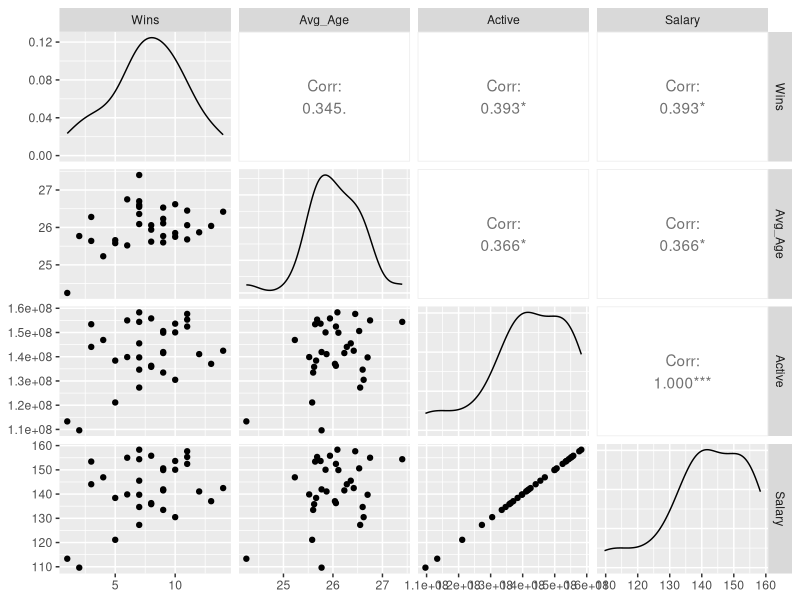
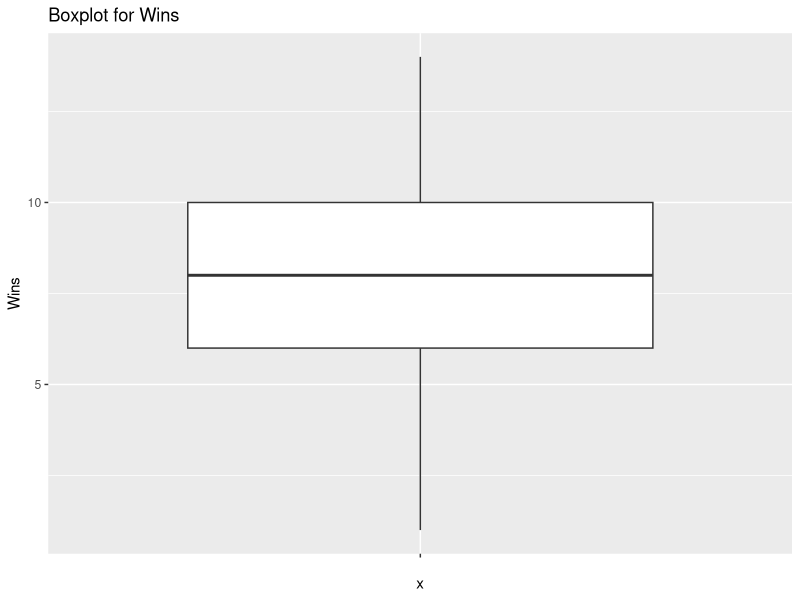
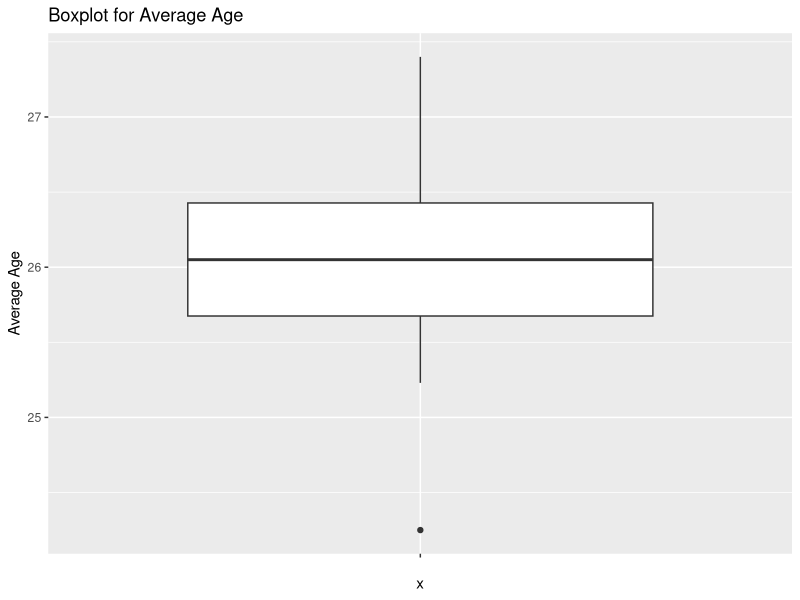
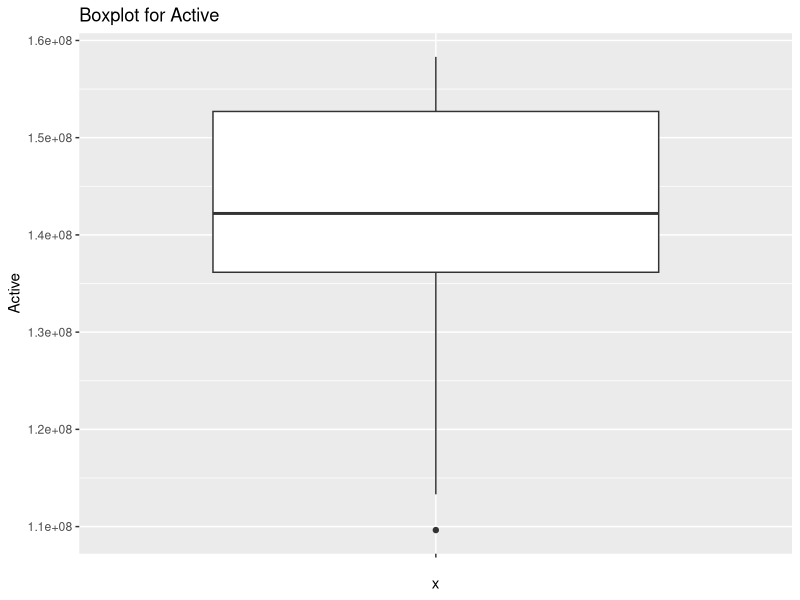
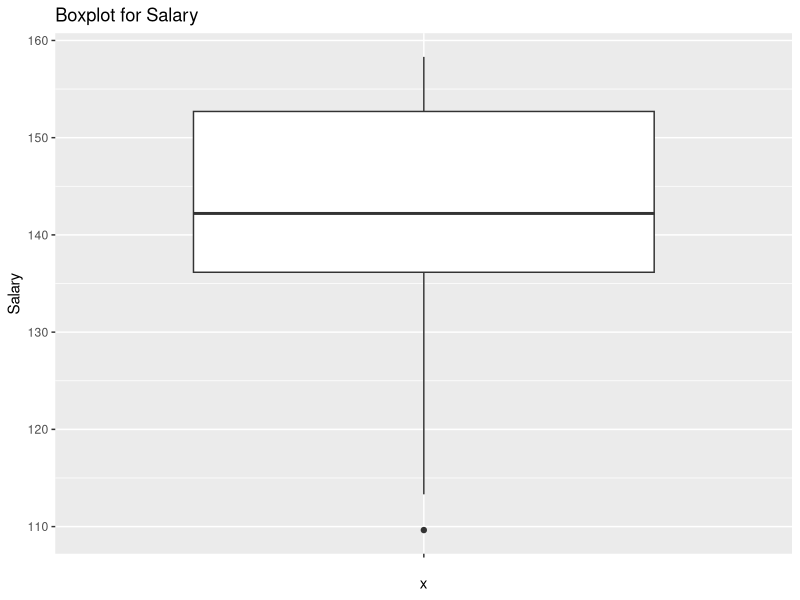

Generate these figures, in order, with R: (Note: this script raises an error after producing the figures.)
library(ggplot2)
library(GGally)

data <- data.frame(
  Team = c("Arizona_Cardinals", "Atlanta_Falcons", "Baltimore_Ravens", "Buffalo_Bills", "Carolina_Panthers", 
           "Chicago_Bears", "Cincinnati_Bengals", "Cleveland_Browns", "Dallas_Cowboys", "Denver_Broncos", 
           "Detroit_Lions", "Green_Bay_Packers", "Houston_Texans", "Indianapolis_Colts", "Jacksonville_Jaguars", 
           "Kansas_City_Chiefs", "Los_Angeles_Rams", "Miami_Dolphins", "Minnesota_Vikings", "New_England_Patriots", 
           "New_Orleans_Saints", "New_York_Giants", "New_York_Jets", "Oakland_Raiders", "Philadelphia_Eagles", 
           "Pittsburgh_Steelers", "San_Diego_Chargers", "San_Francisco_49ers", "Seattle_Seahawks", 
           "Tampa_Bay_Buccaneers", "Tennessee_Titans", "Washington_Redskins"),
  Wins = c(7, 11, 7, 7, 6, 3, 6, 1, 13, 9, 9, 10, 9, 8, 3, 12, 4, 10, 8, 14, 7, 11, 5, 7, 7, 11, 5, 2, 10, 9, 9, 8),
  Avg_Age = c(27.4, 26.45, 26.6, 26.7, 26.75, 26.28, 25.52, 24.25, 26.04, 26.11, 25.77, 25.85, 25.6, 25.62, 25.64, 
              25.87, 25.23, 26.62, 26.06, 26.42, 26.55, 25.68, 25.58, 26.09, 26.36, 26.06, 25.66, 25.77, 25.75, 
              26.23, 26.53, 25.94),
  Active = c(154384100.00, 157666798.00, 134670306.00, 139720093.00, 154994278.00, 144061149.00, 139855574.00, 
             113317279.00, 137061990.00, 149908645.00, 141941975.00, 150044453.00, 133467065.00, 135822350.00, 
             153411580.00, 141076528.00, 146914285.00, 130477781.00, 136268561.00, 142473404.00, 127273255.00, 
             155321043.00, 121122908.00, 158310806.00, 145518303.00, 152459177.00, 138405987.00, 109640818.00, 
             153648618.00, 141511896.00, 150611974.00, 155812636.00),
  Salary = c(154.3841, 157.666798, 134.670306, 139.720093, 154.994278, 144.061149, 139.855574, 113.317279, 
             137.06199, 149.908645, 141.941975, 150.044453, 133.467065, 135.82235, 153.41158, 141.076528, 
             146.914285, 130.477781, 136.268561, 142.473404, 127.273255, 155.321043, 121.122908, 158.310806, 
             145.518303, 152.459177, 138.405987, 109.640818, 153.648618, 141.511896, 150.611974, 155.812636)
)


# 1. Побудова матричної діаграми розсіювання
ggpairs(data[, c("Wins", "Avg_Age", "Active", "Salary")])

# 2. Побудова графіків "ящики з вусами"
ggplot(data, aes(x = "", y = Wins)) +
  geom_boxplot() +
  ggtitle("Boxplot for Wins") +
  ylab("Wins")

ggplot(data, aes(x = "", y = Avg_Age)) +
  geom_boxplot() +
  ggtitle("Boxplot for Average Age") +
  ylab("Average Age")

ggplot(data, aes(x = "", y = Active)) +
  geom_boxplot() +
  ggtitle("Boxplot for Active") +
  ylab("Active")

ggplot(data, aes(x = "", y = Salary)) +
  geom_boxplot() +
  ggtitle("Boxplot for Salary") +
  ylab("Salary")
#2
linear_model <- lm(Salary ~ Active, data = data)
model_summary <- summary(linear_model)
model_summary

# 3. NLS
start_values <- list(a = 1, b = 5, c = 2)
non_linear_model <- nls(Active ~ a + b * exp(c * Wins), data=data, start=start_values)
summary(non_linear_model)
plot(predict(non_linear_model) ~ resid(non_linear_model), main="Predicted vs Residuals")

#4 Модель за допомогою лінеарезації та NLS, розрахунок похибки
log_linear_model <- lm(log(Active) ~ log(Wins) + log(Avg_Age), data=data)
summary(log_linear_model)

start_values <- list(a=0.6065, b=0.2569, c=-0.0170)
alt_non_linear_model <- nls(Active ~ a *(Wins)^b *(Avg_Age)^c, data=data, algorithm = "port", start=start_values, upper = c(exp(-0.00005), Inf, Inf), lower = c(exp(-0.5), -Inf, -Inf))
summary(alt_non_linear_model)

plot(predict(alt_non_linear_model) ~ resid(alt_non_linear_model), main="Predicted vs Residuals")
identify(alt_non_linear_model&predict.alt_non_linear_model$residuals)

#5 Обрання кращої моделі за допоогою критеріїв AIC, BIC
AIC(linear_model, non_linear_model, log_linear_model, alt_non_linear_model)
BIC(linear_model, non_linear_model, log_linear_model, alt_non_linear_model)

